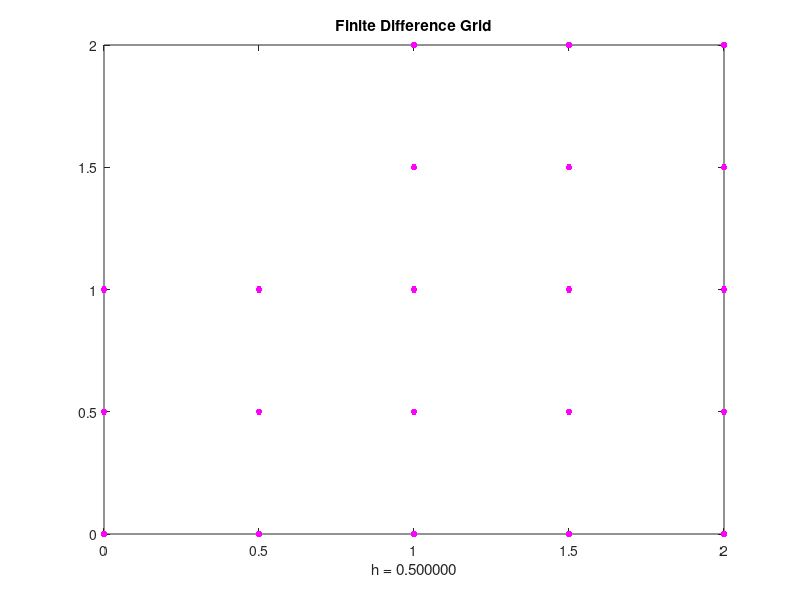

Recreate this plot in MATLAB.
function [xPosArr,gridSize] = makeGrid(h)
%Generates a finite difference grid in a L-Shaped region.

%Set at 0.5 for testing.
if nargin < 1
    h = 0.5;
end

%Checks to see if 1/h is an integer.
if floor(1/h) ~= 1/h
    error('1/h must be an integer, please input a different step size.');
end

%Sets the size of the grid based on h.
gridSize = (2/h) +1;

%Initialized the positions of the grid.
xPos = 0;
yPos = 0;
xPosArr = [];
yPosArr = [];

%Draws the bottom part of the grid and saves the positions.
for i = 1:ceil(gridSize/2)
    for j = 1:gridSize
        plot(xPos,yPos,'m.','MarkerSize',15);
        hold on
        xPosArr = [xPosArr;xPos];
        xPos = xPos + h;
    end
    yPosArr = [yPosArr;yPos];
    yPos = yPos + h;
    xPos = 0;
end

%Sets the width and height of the grid which is known to be 2 for this
%problem.
xlim([0 2])
ylim([0 2])

xPos = 1;

%Draws the top part of the grid and saves the positions.
for i = ceil(gridSize/2)+1:gridSize
    for j = ceil(gridSize/2):gridSize
        plot(xPos,yPos,'m.','MarkerSize',15);
        hold on
        xPosArr = [xPosArr;xPos];
        xPos = xPos + h;
    end
    yPosArr = [yPosArr;yPos];
    yPos = yPos + h;
    xPos = 1;
end

title('Finite Difference Grid')
xlabel(sprintf('h = %0.6f',h))

end

